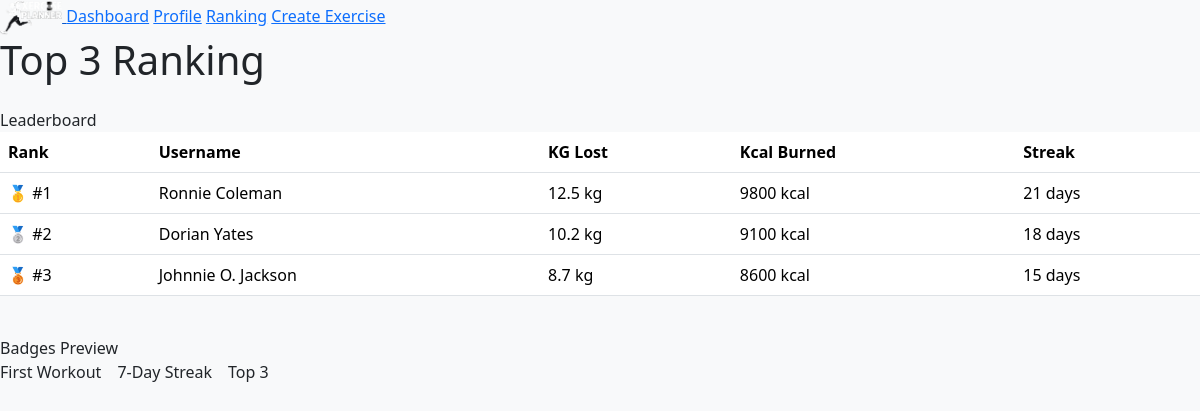
Page /ranking on the committed database.
### tables this page shows
CREATE TABLE rankings (
            id INTEGER PRIMARY KEY AUTOINCREMENT,
            username TEXT NOT NULL,
            kg_lost REAL NOT NULL,
            kcal_burned INTEGER NOT NULL,
            streak INTEGER NOT NULL
        );

### app.py (the view)
@app.route("/ranking")
def ranking():
    conn = get_db_connection()
    top_users = conn.execute("""
        SELECT username, kg_lost, kcal_burned, streak
        FROM rankings
        ORDER BY kg_lost DESC
        LIMIT 3
    """).fetchall()
    conn.close()
    return render_template("ranking.html", top_users=top_users)

### app.py (called while the page is built)
def get_db_connection():
    conn = sqlite3.connect(DB_NAME)
    conn.row_factory = sqlite3.Row
    return conn

### templates/ranking.html (shortened to what this page needs)
<!DOCTYPE html>
<html lang="en">
<head>
    <link href="https://cdn.jsdelivr.net/npm/bootstrap@5.3.3/dist/css/bootstrap.min.css" rel="stylesheet">
    <link rel="stylesheet" href="{{ url_for('static', filename='css/style.css') }}">
</head>
<body>
<nav class="ep-navbar">
    <a href="{{ url_for('home') }}" class="ep-brand">
        <img src="{{ url_for('static', filename='images/logo.png') }}" alt="EP" style="height:36px; width:auto;">
    </a>
    <a href="{{ url_for('home') }}" class="ep-nav-link">Dashboard</a>
    <a href="#" class="ep-nav-link">Profile</a>
    <a href="{{ url_for('ranking') }}" class="ep-nav-link active">Ranking</a>
    <a href="{{ url_for('home') }}" class="ep-nav-link create-btn">Create Exercise</a>
</nav>
<div class="page-content">
    <h1 class="mb-4">Top 3 Ranking</h1>
    <div class="ep-card">
        <div class="ep-card-title">Leaderboard</div>
        <div class="table-responsive">
            <table class="table align-middle">
                <thead>
                    <tr>
                        <th>Rank</th>
                        <th>Username</th>
                        <th>KG Lost</th>
                        <th>Kcal Burned</th>
                        <th>Streak</th>
                    </tr>
                </thead>
                <tbody>
                    {% for user in top_users %}
                    <tr>
                        <td>
                            {% if loop.index == 1 %}
                                🥇 #1
                            {% elif loop.index == 2 %}
                                🥈 #2
                            {% elif loop.index == 3 %}
                                🥉 #3
                            {% endif %}
                        </td>
                        <td>{{ user["username"] }}</td>
                        <td>{{ user["kg_lost"] }} kg</td>
                        <td>{{ user["kcal_burned"] }} kcal</td>
                        <td>{{ user["streak"] }} days</td>
                    </tr>
                    {% endfor %}
                </tbody>
            </table>
        </div>
    </div>
    <div class="ep-card mt-4">
        <div class="ep-card-title">Badges Preview</div>
        <div class="d-flex gap-3 flex-wrap">
            <span class="btn-dark-rounded">First Workout</span>
            <span class="btn-dark-rounded">7-Day Streak</span>
            <span class="btn-dark-rounded">Top 3</span>
        </div>
    </div>
</div>
</body>
</html>

### static/css/style.css (style rules this page uses)
body { background-color: #f8f9fa; margin: 0; }

### rows in the picture
rankings: shows "🥇 #1", username "Ronnie Coleman", kg_lost "12.5", kcal_burned "9800", streak "21"
rankings: shows "🥈 #2", username "Dorian Yates", kg_lost "10.2", kcal_burned "9100", streak "18"
rankings: shows "🥉 #3", username "Johnnie O. Jackson", kg_lost "8.7", kcal_burned "8600", streak "15"
